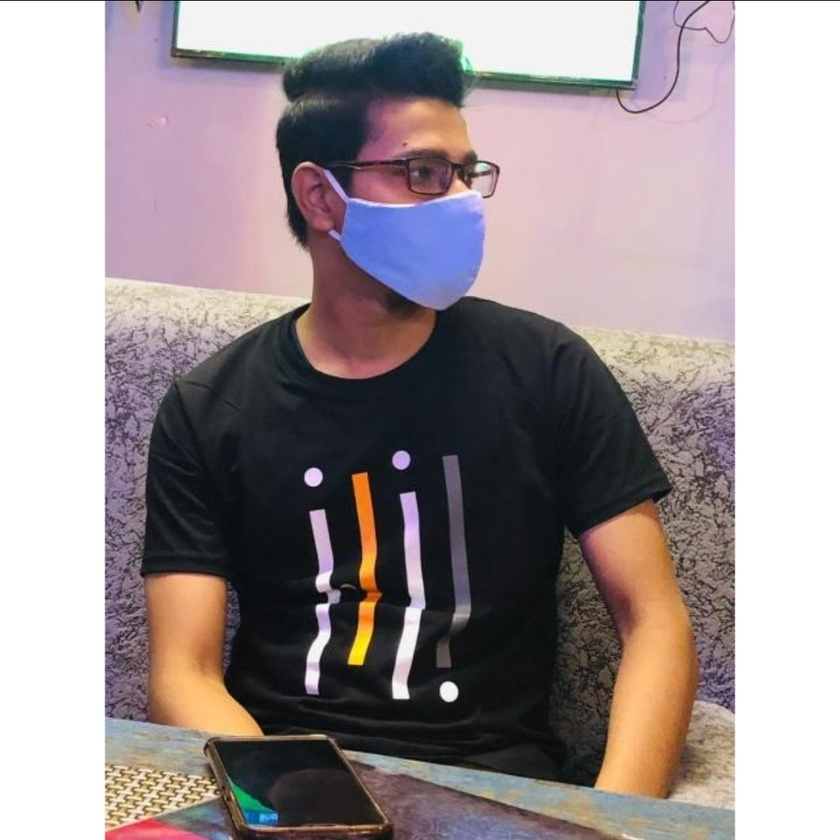
#> input picture templates/Amal.jpg, 840 x 840 px, shrunk from 1080 x 1080 before the run
$ python -i documentScanner.py   (imports and definitions only)
#> lines starting #> are read from the running program, lines starting #| are printed output that depends on the picture; after the words box and inside, x2 and y2 are one past the last pixel; in counts of white or black regions, pixels touching at a corner belong together
import numpy as np
import cv2
import re
from matplotlib import pyplot as plt


# Use Gaussian Blurring combined with Adaptive Threshold.

def blur_and_threshold(gray):
    gray = cv2.GaussianBlur(gray,(3,3),2)
    threshold = cv2.adaptiveThreshold(gray,255,cv2.ADAPTIVE_THRESH_GAUSSIAN_C, cv2.THRESH_BINARY,11,2)
    threshold = cv2.fastNlMeansDenoising(threshold, 11, 31, 9)
    return threshold


# Find the Biggest Contour

def biggest_contour(contours,min_area):
    biggest = None
    max_area = 0
    biggest_n=0
    approx_contour=None
    for n,i in enumerate(contours):
            area = cv2.contourArea(i)


            if area > min_area/10:
                    peri = cv2.arcLength(i,True)
                    approx = cv2.approxPolyDP(i,0.02*peri,True)
                    if area > max_area and len(approx)==4:
                            biggest = approx
                            max_area = area
                            biggest_n=n
                            approx_contour=approx
    return biggest_n,approx_contour


def order_points(pts):
    # initialzie a list of coordinates that will be ordered
    # such that the first entry in the list is the top-left,
    # the second entry is the top-right, the third is the
    # bottom-right, and the fourth is the bottom-left
    pts=pts.reshape(4,2)
    rect = np.zeros((4, 2), dtype = "float32")

    # the top-left point will have the smallest sum, whereas
    # the bottom-right point will have the largest sum
    s = pts.sum(axis = 1)
    rect[0] = pts[np.argmin(s)]
    rect[2] = pts[np.argmax(s)]

    # now, compute the difference between the points, the
    # top-right point will have the smallest difference,
    # whereas the bottom-left will have the largest difference
    diff = np.diff(pts, axis = 1)
    rect[1] = pts[np.argmin(diff)]
    rect[3] = pts[np.argmax(diff)]

    # return the ordered coordinates
    return rect


# ## Find the exact (x,y) coordinates of the biggest contour and crop it out


def four_point_transform(image, pts):
    # obtain a consistent order of the points and unpack them
    # individually
    rect = order_points(pts)
    (tl, tr, br, bl) = rect

    # compute the width of the new image, which will be the
    # maximum distance between bottom-right and bottom-left
    # x-coordiates or the top-right and top-left x-coordinates
    widthA = np.sqrt(((br[0] - bl[0]) ** 2) + ((br[1] - bl[1]) ** 2))
    widthB = np.sqrt(((tr[0] - tl[0]) ** 2) + ((tr[1] - tl[1]) ** 2))
    maxWidth = max(int(widthA), int(widthB))


    # compute the height of the new image, which will be the
    # maximum distance between the top-right and bottom-right
    # y-coordinates or the top-left and bottom-left y-coordinates
    heightA = np.sqrt(((tr[0] - br[0]) ** 2) + ((tr[1] - br[1]) ** 2))
    heightB = np.sqrt(((tl[0] - bl[0]) ** 2) + ((tl[1] - bl[1]) ** 2))
    maxHeight = max(int(heightA), int(heightB))

    # now that we have the dimensions of the new image, construct
    # the set of destination points to obtain a "birds eye view",
    # (i.e. top-down view) of the image, again specifying points
    # in the top-left, top-right, bottom-right, and bottom-left
    # order
    dst = np.array([
        [0, 0],
        [maxWidth - 1, 0],
        [maxWidth - 1, maxHeight - 1],
        [0, maxHeight - 1]], dtype = "float32")

    # compute the perspective transform matrix and then apply it
    M = cv2.getPerspectiveTransform(rect, dst)
    warped = cv2.warpPerspective(image, M, (maxWidth, maxHeight))

    # return the warped image
    return warped


# Transformation of the image

# 1. Convert the image to grayscale.
# 2. Smoothen out the image by applying blurring and thresholding techniques.
# 3. Use Canny Edge Detection to find the edges.
# 4. Find the biggest contour and crop it out.


def transformation(image):
  image=image.copy()
  height, width, channels = image.shape
  gray=cv2.cvtColor(image,cv2.COLOR_BGR2GRAY)
  cv2.imwrite("1.jpg", gray)
  image_size=gray.size

  threshold=blur_and_threshold(gray)
  cv2.imwrite("2.jpg", threshold)
  # We need two threshold values, minVal and maxVal. Any edges with intensity gradient more than maxVal
  # are sure to be edges and those below minVal are sure to be non-edges, so discarded.
  # Those who lie between these two thresholds are classified edges or non-edges based on their connectivity.
  # If they are connected to "sure-edge" pixels, they are considered to be part of edges.
  # Otherwise, they are also discarded
  edges = cv2.Canny(threshold,50,150,apertureSize = 7)
  cv2.imwrite("3.jpg", edges)
  contours, hierarchy = cv2.findContours(edges, cv2.RETR_EXTERNAL, cv2.CHAIN_APPROX_SIMPLE)
  simplified_contours = []


  for cnt in contours:
      hull = cv2.convexHull(cnt)
      simplified_contours.append(cv2.approxPolyDP(hull,
                                0.001*cv2.arcLength(hull,True),True))
  simplified_contours = np.array(simplified_contours,dtype=object)
  biggest_n,approx_contour = biggest_contour(simplified_contours,image_size)

  threshold = cv2.drawContours(image, simplified_contours ,biggest_n, (0,255,0), 1)

  dst = 0
  if approx_contour is not None and len(approx_contour)==4:
      approx_contour=np.float32(approx_contour)
      dst=four_point_transform(threshold,approx_contour)
  croppedImage = dst
  return croppedImage


# **Increase the brightness of the image by playing with the "V" value (from HSV)**

def increase_brightness(img, value=30):
    hsv = cv2.cvtColor(img, cv2.COLOR_BGR2HSV)
    h, s, v = cv2.split(hsv)
    lim = 255 - value
    v[v > lim] = 255
    v[v <= lim] += value
    final_hsv = cv2.merge((h, s, v))
    img = cv2.cvtColor(final_hsv, cv2.COLOR_HSV2BGR)
    cv2.imwrite("4.jpg", img)
    return img


# Sharpen the image using Kernel Sharpening Technique.


def final_image(rotated):
  # Create our shapening kernel, it must equal to one eventually
  kernel_sharpening = np.array([[0,-1,0],
                                [-1, 5,-1],
                                [0,-1,0]])
  # Applying the sharpening kernel to the input image & displaying it.
  sharpened = cv2.filter2D(rotated, -1, kernel_sharpening)
  sharpened=increase_brightness(sharpened,30)
  cv2.imwrite("5.jpg", sharpened)
  return sharpened


# 1. Pass the image through the transformation function to crop out the biggest contour.

# 2. Brighten & Sharpen the image to get a final cleaned image.

>>> import cv2
>>> picture = cv2.imread('templates/Amal.jpg')
#> picture is the input picture: shape (840, 840, 3); mean B, G, R 147.9, 146.3, 157
>>> result = transformation(picture)
#> in transformation, `gray=cv2.cvtColor(image,cv2.COLOR_BGR2GRAY)`:
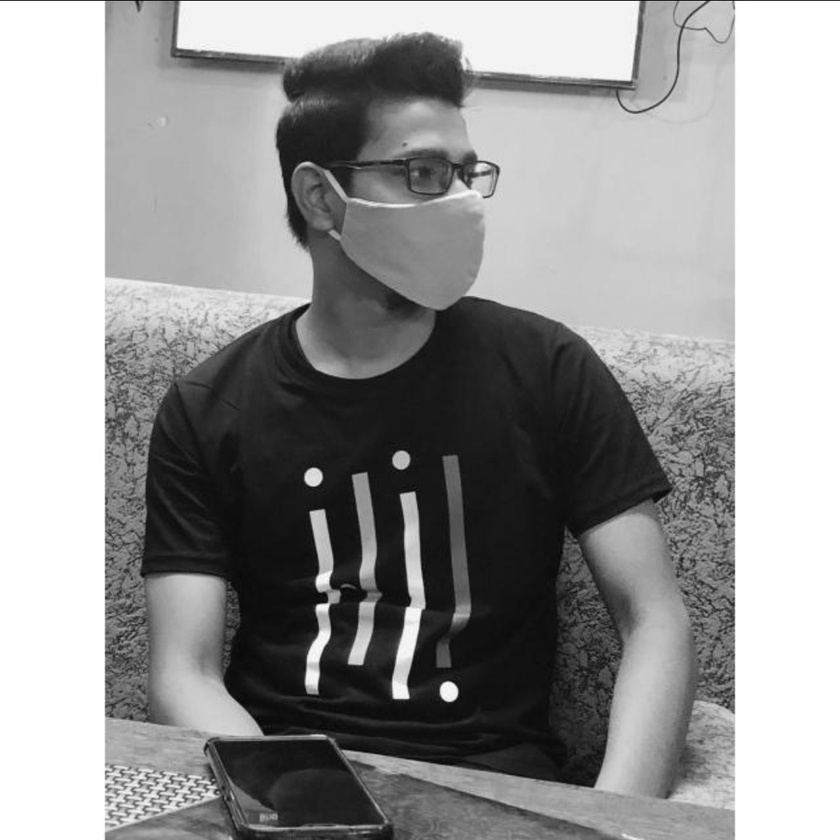
#> gray: shape (840, 840); min 3, max 255, mean 149.7
#> in blur_and_threshold, `threshold = cv2.adaptiveThreshold(gray,255,cv2.ADAPTIVE_THRESH_GAUSSIA..`:
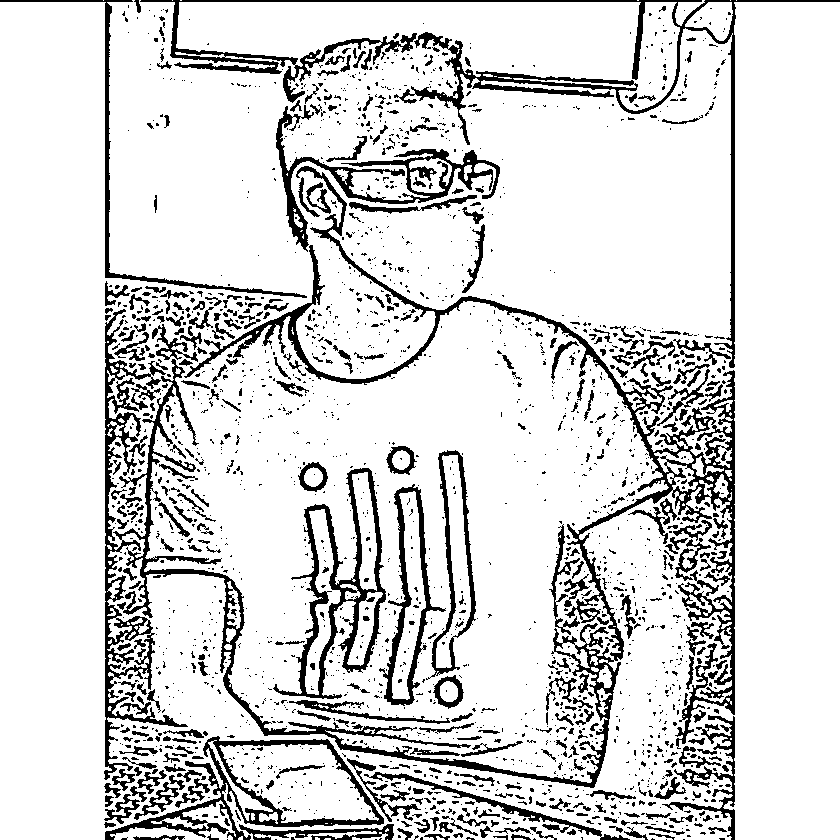
#> threshold: shape (840, 840); 85.6% white; 2180 black regions (1765 under 20 px), largest, box (x1, y1, x2, y2) and area: (104, 166, 735, 788) 29118, (140, 0, 840, 368) 10196, (273, 468, 386, 699) 5067
#> in transformation, `edges = cv2.Canny(threshold,50,150,apertureSize = 7)`:
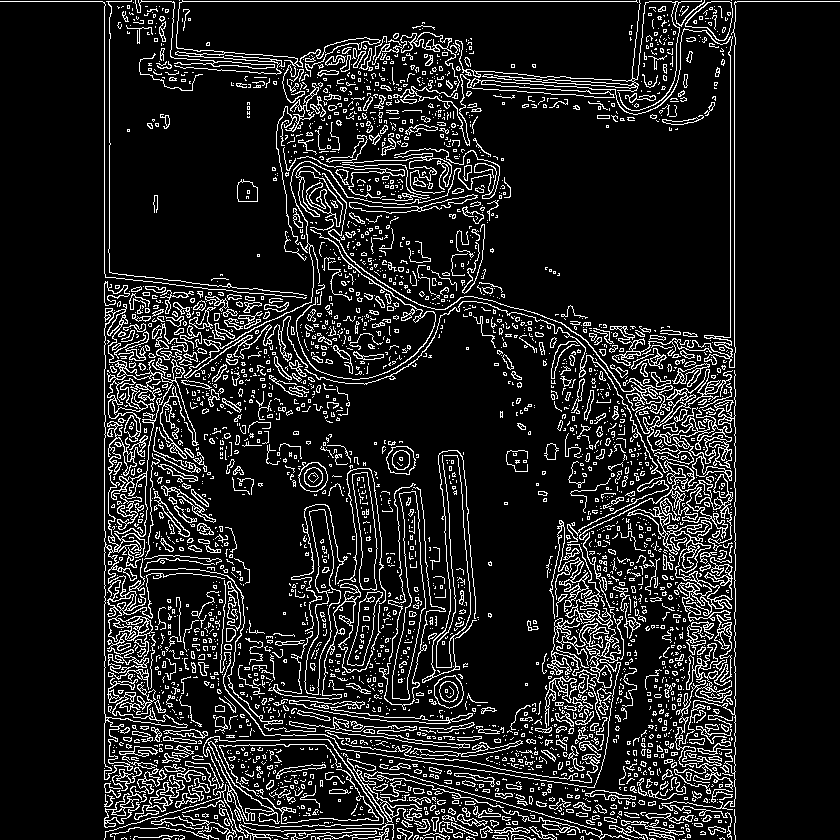
#> edges: shape (840, 840); 12.1% white in thin lines or dots
#> in transformation, `contours, hierarchy = cv2.findContours(edges, cv2.RETR_EXTERNAL, cv2.C..`: contours = 3211 contours, 2864 with area under 20; largest, box (x1, y1, x2, y2) and area: (322, 173, 736, 840) 5984, (104, 304, 225, 780) 4320, (392, 491, 426, 700) 3243, (304, 509, 341, 695) 2586, (220, 544, 624, 788) 1982
#> the loop in transformation, `for cnt in contours:` made 3211 passes
#> hull on passes 2, 3, 6: [[679, 839]], [[665, 839]], [[322, 839]]
#> after the loop in transformation, `for cnt in contours:`: simplified_contours = 3211 contours, 2540 with area under 20; largest, box (x1, y1, x2, y2) and area: (322, 173, 736, 840) 122114, (220, 544, 624, 788) 76580, (184, 83, 500, 379) 49688, (304, 301, 669, 543) 46218, (610, 1, 840, 368) 44062
#> the loop in biggest_contour, `for n,i in enumerate(contours):` made 3211 passes
#> (area, peri, max_area, biggest_n, approx_contour) on pass 2679: (122114, 1725.5, 122114, 2678, [[322, 173], [734, 370], [731, 839], [662, 805]])
#> (area, peri) on pass 1389: (76580, 1119.4)
#> after the loop in biggest_contour, `for n,i in enumerate(contours):`: biggest_n = 2678; max_area = 122114
#> in transformation, `biggest_n,approx_contour = biggest_contour(simplified_contours,image_s..`: biggest_n = 2678; approx_contour = [[322, 173], [734, 370], [731, 839], [662, 805]]
#> in order_points, `s = pts.sum(axis = 1)`: s = [495, 1104, 1570, 1467]
#> in order_points, `diff = np.diff(pts, axis = 1)`: diff = [-149, -364, 108, 143]
#> in four_point_transform, `rect = order_points(pts)`: rect = [[322, 173], [734, 370], [731, 839], [662, 805]]
#> in four_point_transform, `(tl, tr, br, bl) = rect`: tl = [322, 173]; tr = [734, 370]; br = [731, 839]; bl = [662, 805]
#> in four_point_transform, `widthA = np.sqrt(((br[0] - bl[0]) ** 2) + ((br[1] - bl[1]) ** 2))`: widthA = 76.92
#> in four_point_transform, `widthB = np.sqrt(((tr[0] - tl[0]) ** 2) + ((tr[1] - tl[1]) ** 2))`: widthB = 456.7
#> in four_point_transform, `maxWidth = max(int(widthA), int(widthB))`: maxWidth = 456
#> in four_point_transform, `heightA = np.sqrt(((tr[0] - br[0]) ** 2) + ((tr[1] - br[1]) ** 2))`: heightA = 469
#> in four_point_transform, `heightB = np.sqrt(((tl[0] - bl[0]) ** 2) + ((tl[1] - bl[1]) ** 2))`: heightB = 717.7
#> in four_point_transform, `maxHeight = max(int(heightA), int(heightB))`: maxHeight = 717
#> in four_point_transform, `dst = np.array([ [0, 0], [maxWidth - 1, 0], [maxWidth - 1, maxHeight -..`: dst = [[0, 0], [455, 0], [455, 716], [0, 716]]
#> in four_point_transform, `M = cv2.getPerspectiveTransform(rect, dst)`: M = [[1.47, -0.791, -336.7], [-0.119, 0.249, -4.75], [0.000869, -0.00175, 1]]
#> in four_point_transform, `warped = cv2.warpPerspective(image, M, (maxWidth, maxHeight))`:
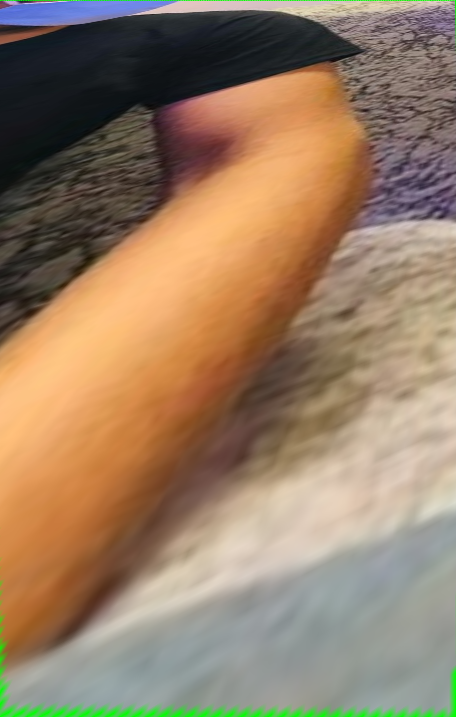
#> warped: shape (717, 456, 3); mean B, G, R 101.6, 126.7, 151.4

$ run again, on templates/Fav.jpeg
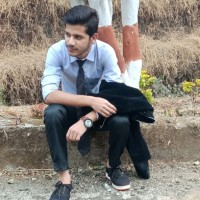
#> input picture templates/Fav.jpeg, 200 x 200 px
#> picture is the input picture: shape (200, 200, 3); mean B, G, R 119.5, 126.2, 132
#> in blur_and_threshold, `threshold = cv2.adaptiveThreshold(gray,255,cv2.ADAPTIVE_THRESH_GAUSSIA..`:
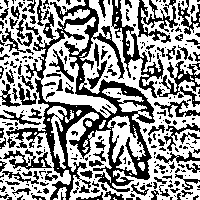
#> threshold: shape (200, 200); 58.1% white; 305 black regions (201 under 20 px), largest, box (x1, y1, x2, y2) and area: (6, 0, 155, 200) 6909, (111, 0, 164, 98) 1015, (137, 0, 178, 43) 690
#> in transformation, `edges = cv2.Canny(threshold,50,150,apertureSize = 7)`:
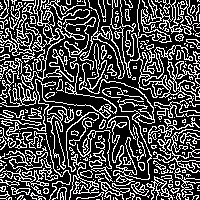
#> edges: shape (200, 200); 30.1% white in thin lines or dots
#> contours = 273 contours, 224 with area under 20; largest, box (x1, y1, x2, y2) and area: (6, 0, 117, 137) 1236, (77, 43, 155, 200) 982, (110, 0, 200, 107) 755, (0, 150, 58, 187) 538, (47, 106, 74, 170) 524
#> the loop in transformation, `for cnt in contours:` made 273 passes
#> hull on passes 3, 6, 8: [[104, 198]], [[174, 197]], [[130, 197], [126, 199], [126, 198], [129, 197]]
#> after the loop in transformation, `for cnt in contours:`: simplified_contours = 273 contours, 195 with area under 20; largest, box (x1, y1, x2, y2) and area: (6, 0, 117, 137) 11063, (77, 43, 155, 200) 8570, (110, 0, 200, 107) 7087, (66, 110, 99, 200) 2538, (79, 0, 125, 79) 1987
#> the loop in biggest_contour, `for n,i in enumerate(contours):` made 273 passes
#> (area, peri) on passes 207, 262, 269: (8569.5, 374.9), (7087, 331.4), (11063, 415.6)
#> after the loop in biggest_contour, `for n,i in enumerate(contours):`: biggest_n = 0
